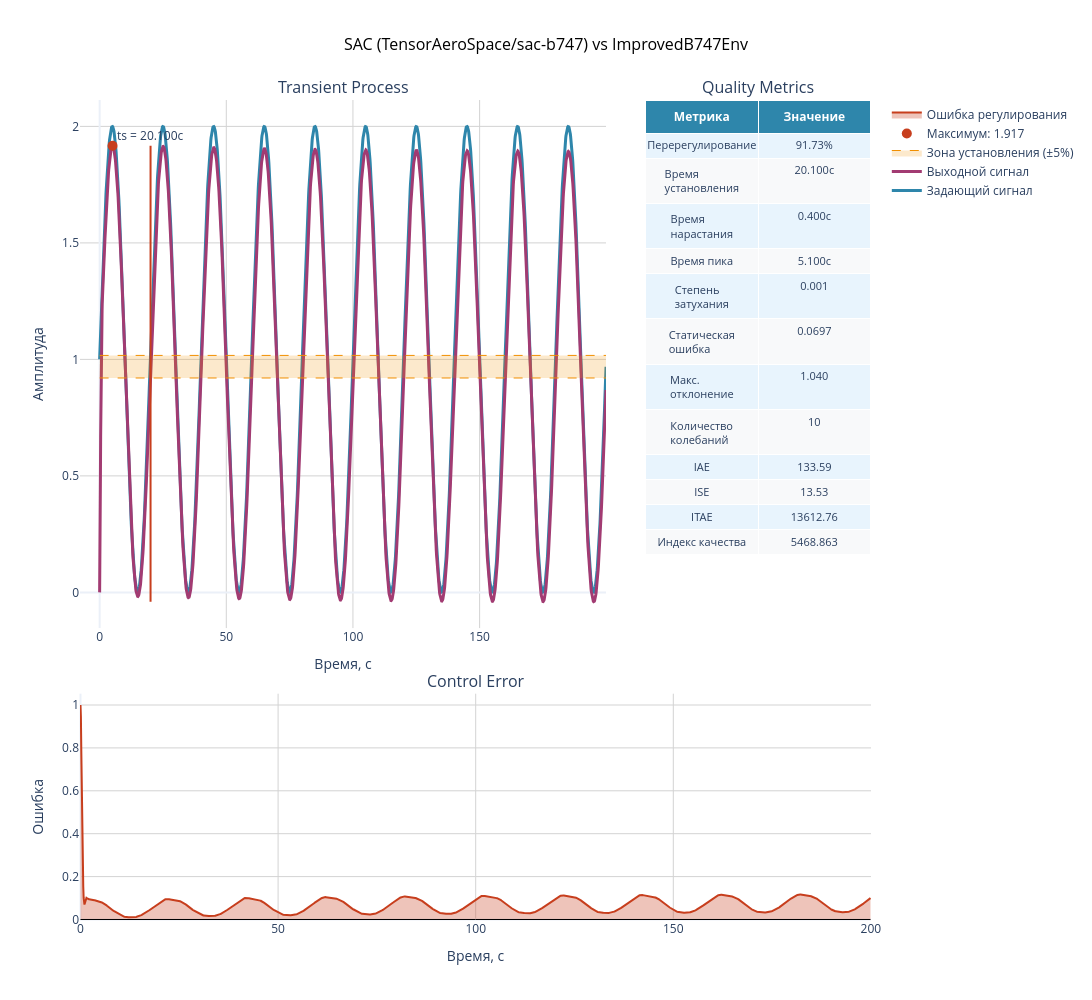

Here is the notebook cell this chart was saved with:
### Markdown cell above
## 4. Benchmark & report

Push the captured arrays through `ControlBenchmark` to get an interactive Plotly dashboard *and* a text report you can drop into issues/PRs.

### Code cell
benchmark = ControlBenchmark()
signal_val = float("-inf")  # keep the entire sinusoidal reference

# Plotting returns both the interactive figure (shown inline) and raw metrics dict
metrics = benchmark.plot(
    episode["reference_deg"],
    episode["theta_deg"],
    signal_val=signal_val,
    dt=CONFIG["dt"],
    tps=episode["time_sec"],
    title="SAC (TensorAeroSpace/sac-b747) vs ImprovedB747Env",
)

# Convert the handful of headline metrics into a tidy dataframe for PR comments
metrics_df = (
    pd.Series(metrics)
    .loc[
        [
            "overshoot",
            "settling_time",
            "rise_time",
            "peak_time",
            "static_error",
            "performance_index",
        ]
    ]
    .to_frame("value")
)
metrics_df

# Generate the ASCII report version (handy when sharing results in plain text)
report = benchmark.generate_report(
    episode["reference_deg"],
    episode["theta_deg"],
    signal_val=signal_val,
    dt=CONFIG["dt"],
    system_name="SAC B747 longitudinal",
)
print(report)

### Figure 1 — Plotly figure (JSON) as saved in the notebook; plotly's stock layout.template omitted (floating-point values rounded to 4 significant figures; data arrays with more than 128 entries replaced by an {"elided": "..."} marker saying what was removed)
{"data": [{"hovertemplate": "Время: %{x:.3f}с<br>Амплитуда: %{y:.3f}<extra></extra>", "line": {"color": "#2E86AB", "width": 3}, "mode": "lines", "name": "Задающий сигнал", "type": "scatter", "x": {"elided": "2000 float values"}, "xaxis": "x", "y": {"elided": "2000 float values"}, "yaxis": "y"}, {"hovertemplate": "Время: %{x:.3f}с<br>Амплитуда: %{y:.3f}<extra></extra>", "line": {"color": "#A23B72", "width": 3}, "mode": "lines", "name": "Выходной сигнал", "type": "scatter", "x": {"elided": "2000 float values"}, "xaxis": "x", "y": {"elided": "2000 float values"}, "yaxis": "y"}, {"hovertemplate": "Время: %{x:.3f}с<br>Верхняя граница: %{y:.3f}<extra></extra>", "line": {"color": "#F18F01", "dash": "dash", "width": 1}, "mode": "lines", "name": "Верхняя граница (±5%)", "showlegend": false, "type": "scatter", "x": {"elided": "2000 float values"}, "xaxis": "x", "y": {"elided": "2000 float values"}, "yaxis": "y"}, {"fill": "tonexty", "fillcolor": "rgba(241, 143, 1, 0.2)", "hovertemplate": "Время: %{x:.3f}с<br>Нижняя граница: %{y:.3f}<extra></extra>", "line": {"color": "#F18F01", "dash": "dash", "width": 1}, "mode": "lines", "name": "Зона установления (±5%)", "type": "scatter", "x": {"elided": "2000 float values"}, "xaxis": "x", "y": {"elided": "2000 float values"}, "yaxis": "y"}, {"hovertemplate": "Максимум<br>Время: 5.100с<br>Значение: 1.917<br>Перерегулирование: 91.7%<extra></extra>", "marker": {"color": "#C73E1D", "size": 10, "symbol": "circle"}, "mode": "markers", "name": "Максимум: 1.917", "type": "scatter", "x": [5.1], "xaxis": "x", "y": [1.917], "yaxis": "y"}, {"cells": {"align": "center", "fill": {"color": [["#E8F4FD", "#F8F9FA", "#E8F4FD", "#F8F9FA", "#E8F4FD", "#F8F9FA", "#E8F4FD", "#F8F9FA", "#E8F4FD", "#F8F9FA", "#E8F4FD", "#F8F9FA", "#E8F4FD", "#F8F9FA", "#E8F4FD", "#F8F9FA", "#E8F4FD", "#F8F9FA", "#E8F4FD", "#F8F9FA", "#E8F4FD", "#F8F9FA", "#E8F4FD", "#F8F9FA"]]}, "font": {"size": 11}, "height": 25, "values": [["Перерегулирование", "Время установления", "Время нарастания", "Время пика", "Степень затухания", "Статическая ошибка", "Макс. отклонение", "Количество колебаний", "IAE", "ISE", "ITAE", "Индекс качества"], ["91.73%", "20.100с", "0.400с", "5.100с", "0.001", "0.0697", "1.040", "10", "133.59", "13.53", "13612.76", "5468.863"]]}, "domain": {"x": [0.715, 1], "y": [0.356, 1]}, "header": {"align": "center", "fill": {"color": "#2E86AB"}, "font": {"color": "white", "size": 12}, "values": ["<b>Метрика</b>", "<b>Значение</b>"]}, "type": "table"}, {"fill": "tozeroy", "fillcolor": "rgba(199, 62, 29, 0.3)", "hovertemplate": "Время: %{x:.3f}с<br>Ошибка: %{y:.3f}<extra></extra>", "line": {"color": "#C73E1D", "width": 2}, "mode": "lines", "name": "Ошибка регулирования", "type": "scatter", "x": {"elided": "2000 float values"}, "xaxis": "x2", "y": {"elided": "2000 float values"}, "yaxis": "y2"}], "layout": {"annotations": [{"font": {"size": 16}, "showarrow": false, "text": "Transient Process", "x": 0.3325, "xanchor": "center", "xref": "paper", "y": 1, "yanchor": "bottom", "yref": "paper"}, {"font": {"size": 16}, "showarrow": false, "text": "Quality Metrics", "x": 0.8575, "xanchor": "center", "xref": "paper", "y": 1, "yanchor": "bottom", "yref": "paper"}, {"font": {"size": 16}, "showarrow": false, "text": "Control Error", "x": 0.5, "xanchor": "center", "xref": "paper", "y": 0.276, "yanchor": "bottom", "yref": "paper"}, {"showarrow": false, "text": "ts = 20.100с", "x": 20.1, "xref": "x", "y": 1.917, "yref": "y", "yshift": 10}], "height": 1000, "legend": {"orientation": "v", "x": 1.02, "xanchor": "left", "y": 1, "yanchor": "top"}, "shapes": [{"line": {"color": "#C73E1D", "width": 2}, "type": "line", "x0": 20.1, "x1": 20.1, "xref": "x", "y0": -0.03992, "y1": 1.917, "yref": "y"}, {"line": {"color": "black", "dash": "solid", "width": 1}, "type": "line", "x0": 0, "x1": 199.9, "xref": "x2", "y0": 0, "y1": 0, "yref": "y2"}], "showlegend": true, "title": {"font": {"color": "black", "size": 16}, "text": "SAC (TensorAeroSpace/sac-b747) vs ImprovedB747Env", "x": 0.5}, "width": 1600, "xaxis": {"anchor": "y", "domain": [0, 0.665], "gridcolor": "lightgray", "gridwidth": 1, "showgrid": true, "title": {"text": "Время, с"}}, "xaxis2": {"anchor": "y2", "domain": [0, 1], "gridcolor": "lightgray", "gridwidth": 1, "showgrid": true, "title": {"text": "Время, с"}}, "yaxis": {"anchor": "x", "domain": [0.356, 1], "gridcolor": "lightgray", "gridwidth": 1, "showgrid": true, "title": {"text": "Амплитуда"}}, "yaxis2": {"anchor": "x2", "domain": [0, 0.276], "gridcolor": "lightgray", "gridwidth": 1, "showgrid": true, "title": {"text": "Ошибка"}}}}
